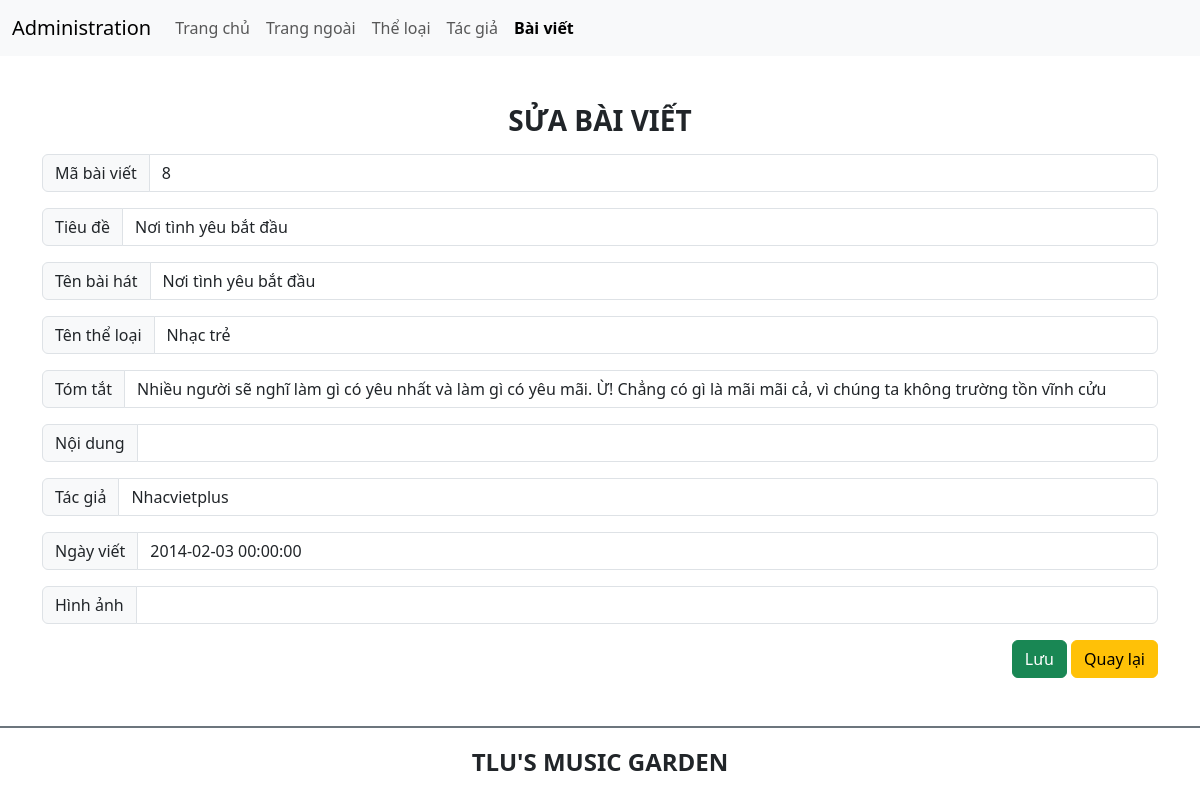
Screenshot of /admin/edit_article.php?id=8 with the database file from the repository.
### tables this page shows
CREATE TABLE baiviet (
  `ma_bviet` int unsigned NOT NULL,
  `tieude` varchar(300) NOT NULL,
  `ten_bhat` varchar(300) NOT NULL,
  `ma_tloai` int unsigned NOT NULL,
  `tomtat` longtext NOT NULL,
  `noidung`  longtext NULL,
  `ma_tgia` INT UNSIGNED NOT NULL,
  `ngayviet` datetime NOT NULL DEFAULT CURRENT_TIMESTAMP,
  `hinhanh` VARCHAR(200) DEFAULT NULL,
  PRIMARY KEY (`ma_bviet`),
  FOREIGN KEY (`ma_tloai`) REFERENCES theloai(ma_tloai),
  FOREIGN KEY (`ma_tgia`) REFERENCES tacgia(ma_tgia)
);

CREATE TABLE theloai (
  `ma_tloai` INT UNSIGNED NOT NULL,
  `ten_tloai` varchar(300) NOT NULL,
  PRIMARY KEY (`ma_tloai`)
);

CREATE TABLE IF NOT EXISTS `tacgia` (
  `ma_tgia` int unsigned NOT NULL,
  `ten_tgia`varchar(50) NOT NULL,
  `hinh_tgia` varchar(100) NULL,
  PRIMARY KEY (`ma_tgia`)
);

### admin/edit_article.php (the view, shortened to what this page needs)
<?php
    require_once 'db.php';
    $ma_bviet=$_GET['id'];
    $sql = "SELECT ma_bviet,tieude,ten_bhat,".'theloai.ten_tloai'.",tomtat,noidung,".'tacgia.ten_tgia'.",ngayviet,hinhanh FROM baiviet,tacgia,theloai where tacgia.ma_tgia=baiviet.ma_tgia and theloai.ma_tloai=baiviet.ma_tloai AND ma_bviet=$ma_bviet";
    $result = mysqli_query($conn, $sql);
    $row =mysqli_fetch_assoc($result);
?>
<!DOCTYPE html>
<html lang="en">
<head>
    <link href="https://cdn.jsdelivr.net/npm/bootstrap@5.3.0-alpha1/dist/css/bootstrap.min.css" rel="stylesheet">
    <link rel="stylesheet" href="https://cdnjs.cloudflare.com/ajax/libs/font-awesome/6.3.0/css/all.min.css" />
    <link rel="stylesheet" href="css/style_login.css">
</head>
<body>
    <nav class="navbar navbar-expand-lg bg-body-tertiary">
        <div class="container-fluid">
            <a class="navbar-brand" href="#">Administration</a>
            <div class="collapse navbar-collapse" id="navbarNav">
            <ul class="navbar-nav">
                <li class="nav-item">
                <a class="nav-link" aria-current="page" href="./">Trang chủ</a>
                </li>
                <li class="nav-item">
                <a class="nav-link" href="../index.php">Trang ngoài</a>
                </li>
                <li class="nav-item">
                <a class="nav-link" href="category.php">Thể loại</a>
                </li>
                <li class="nav-item">
                <a class="nav-link" href="author.php">Tác giả</a>
                </li>
                <li class="nav-item">
                <a class="nav-link active fw-bold" href="article.php">Bài viết</a>
                </li>
            </ul>
            </div>
        </div>
    </nav>
    <main class="container mt-5 mb-5">
        <div class="row">
            <div class="col-sm">
                <h3 class="text-center text-uppercase fw-bold">Sửa bài viết</h3>
                <form action="edit_article_process.php" method="post">
                    <div class="input-group mt-3 mb-3">
                        <span class="input-group-text" id="lblMaBaiViet">Mã bài viết</span>
                        <input type="text" class="form-control" name="txtMaBaiViet" readonly value="<?= $row['ma_bviet']?>">
                    </div>
                    <div class="input-group mt-3 mb-3">
                        <span class="input-group-text" id="lblTieuDe">Tiêu đề</span>
                        <input type="text" class="form-control" name="txtTieuDe" value="<?= $row['tieude']?>">
                    </div>
                    <div class="input-group mt-3 mb-3">
                        <span class="input-group-text" id="lblTenBaiHat">Tên bài hát</span>
                        <input type="text" class="form-control" name="txtBaiHat" value="<?= $row['ten_bhat']?>">
                    </div>
                    <div class="input-group mt-3 mb-3">
                        <span class="input-group-text" id="lblTenTheLoai">Tên thể loại</span>
                        <input type="text" class="form-control" name="txtTheLoai" value="<?= $row['ten_tloai']?>">
                    </div>
                    <div class="input-group mt-3 mb-3">
                        <span class="input-group-text" id="lblTomTat">Tóm tắt</span>
                        <input type="text" class="form-control" name="txtTomTat" value="<?= $row['tomtat']?>">
                    </div>
                    <div class="input-group mt-3 mb-3">
                        <span class="input-group-text" id="lblNoiDung">Nội dung</span>
                        <input type="text" class="form-control" name="txtNoiDung" value="<?= $row['noidung']?>">
                    </div>
                    <div class="input-group mt-3 mb-3">
                        <span class="input-group-text" id="lblTacGia">Tác giả</span>
                        <input type="text" class="form-control" name="txtTacGia" value="<?= $row['ten_tgia']?>">
                    </div>
                    <div class="input-group mt-3 mb-3">
                        <span class="input-group-text" id="lblNgayViet">Ngày viết</span>
                        <input type="text" class="form-control" name="txtNgayViet" value="<?= $row['ngayviet']?>">
                    </div>
                    <div class="input-group mt-3 mb-3">
                        <span class="input-group-text" id="lblHinhAnh">Hình ảnh</span>
                        <input type="text" class="form-control" name="txtHinhAnh" value="<?= $row['hinhanh']?>">
                    </div>
                    <div class="form-group  float-end ">
                        <input type="submit" value="Lưu" class="btn btn-success">
                        <a href="article.php" class="btn btn-warning ">Quay lại</a>
                    </div>
                </form>
            </div>
        </div>
    </main>
    <footer class="bg-white d-flex justify-content-center align-items-center border-top border-secondary  border-2" style="height:80px">
        <h4 class="text-center text-uppercase fw-bold">TLU's music garden</h4>
    </footer>
</body>
</html>

### rows the page displays
baiviet: txtMaBaiViet "8", txtTieuDe "Nơi tình yêu bắt đầu", txtBaiHat "Nơi tình yêu bắt đầu", txtTheLoai "Nhạc trẻ", txtTomTat "Nhiều người sẽ nghĩ làm gì có yêu nhất và làm gì có yêu mãi. Ừ! Chẳng có gì là mãi mãi cả, vì chúng ta không trường tồn vĩnh cửu", txtTacGia "Nhacvietplus", txtNgayViet "2014-02-03 00:00:00"
